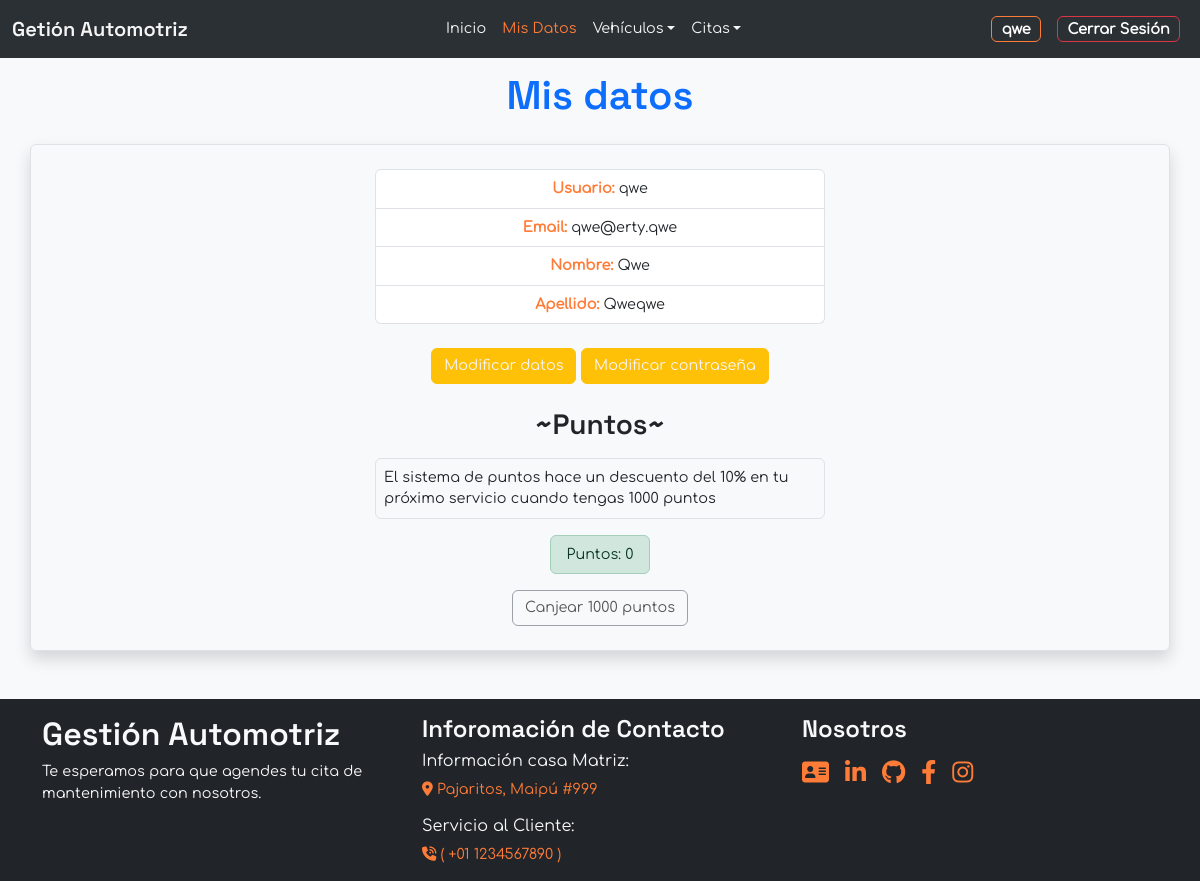
The app's page /user_data/ (signed in), older data.
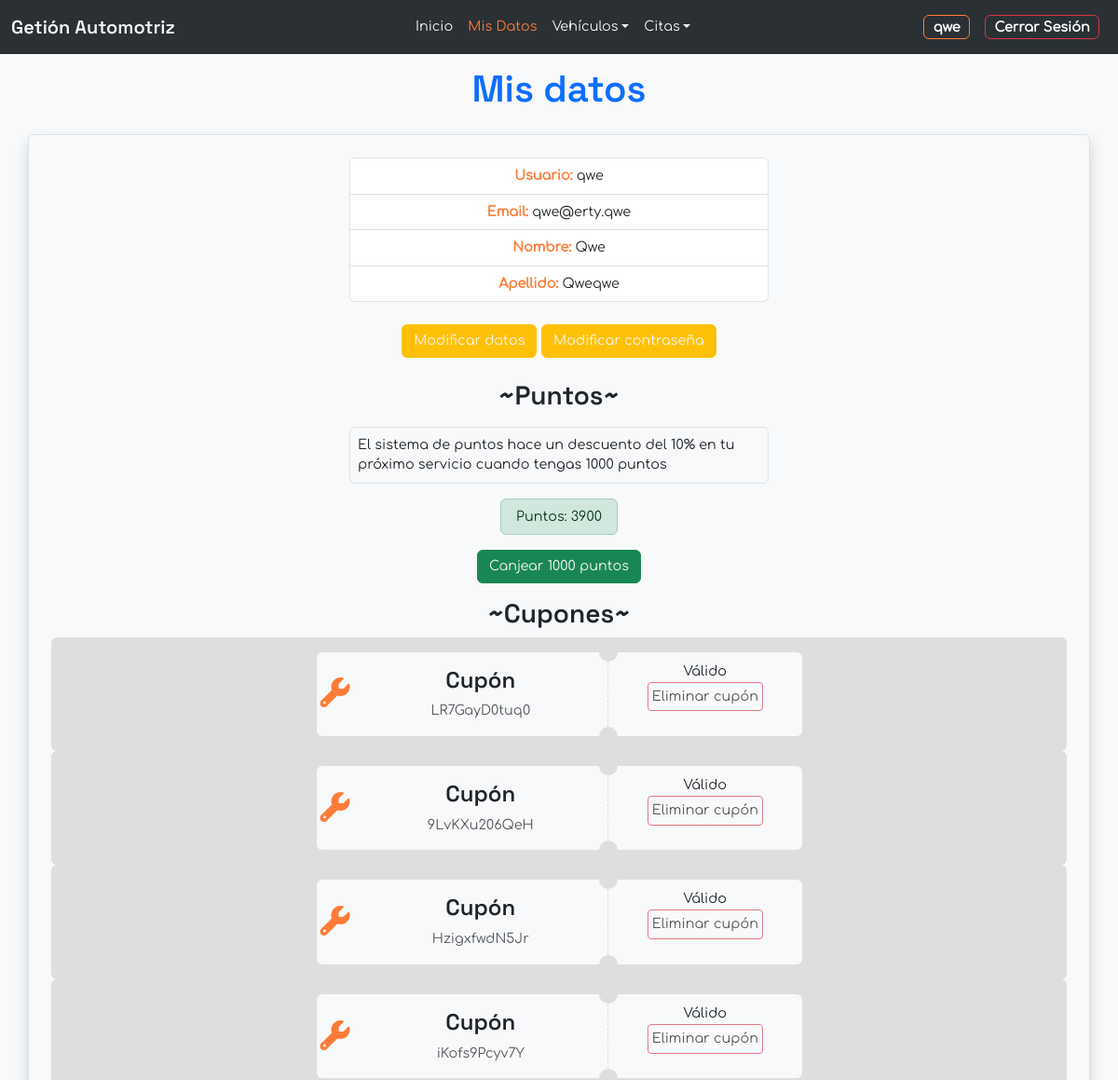
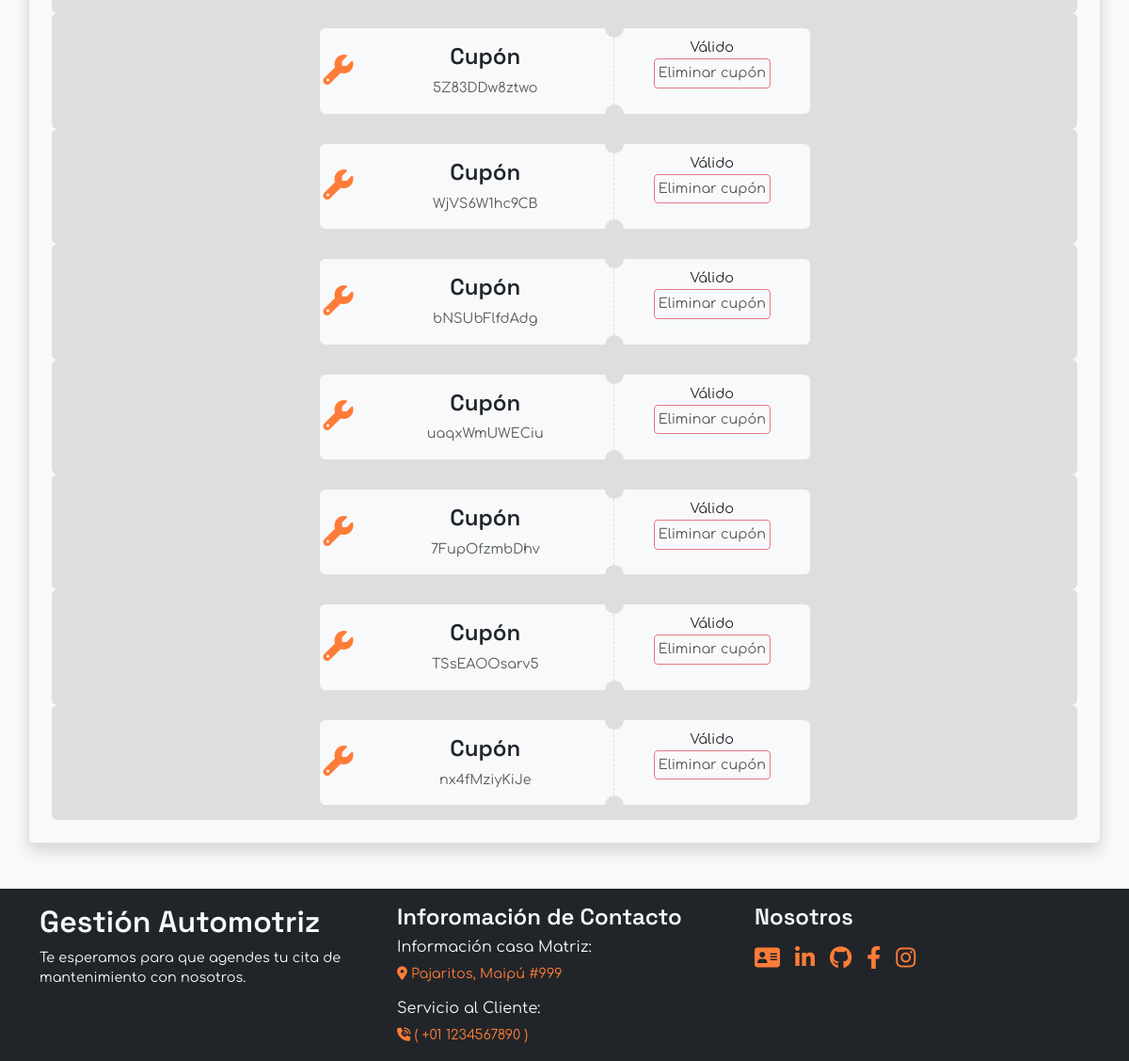
The same page, newer data (2 pictures, top to bottom).
### Management/models.py (models this page shows, shortened)
class Point(models.Model):
    customer = models.ForeignKey(User,
                                on_delete=models.CASCADE,
                                null=False,
                                blank=False,)
    points = models.PositiveIntegerField(default=0)

class Coupon(models.Model):
    customer = models.ForeignKey(User,
                                 on_delete=models.CASCADE,
                                 null=False,
                                 blank=False)
    coupon = models.CharField(max_length=50, unique=True)
    valid = models.BooleanField(default=True)
    def __str__(self):
        return f"{self.coupon}"

### Management/views.py (the view)
# urls.py: path('user_data/', views.list_user_data , name='user_data'),
@login_required
def list_user_data(request):
    user = User.objects.filter(username=request.user)
    points = None
    coupons = None
    user_points = User.objects.filter(username=request.user).first()
    if user_points:
        try:
            points = Point.objects.get(customer=request.user)
            coupons = Coupon.objects.filter(customer=request.user)
        except ObjectDoesNotExist:
            pass
    error =  'No tiene datos'
    user_type_value = user_type(request.user)
    base_template = template_base(user_type_value)
    return render(request, 'user_data.html',{
        'list_data':user,
        'points':points,
        'POINTS':POINTS,
        'coupons':coupons,
        'error':error,
        'base_template':base_template,
        'user_type_value':user_type_value
    })

### Management/templatetags/filters.py (called while the page is built)
@register.filter(name='coupon_valid')
def coupon_valid(value):
    return "Válido" if value else "Ocupado"

### Management/views.py (called while the page is built)
def user_type(user):
    is_customer = user.groups.filter(name='Customer').exists()
    is_recepcionist = user.groups.filter(name='Recepcionist').exists()
    if is_customer:
        return "Customer"
    elif is_recepcionist:
        return "Recepcionist"
    else:
        return "AnonymousUser"

def template_base(user_type):
    if user_type == "Customer":
        base_template = 'base_customer.html'
    elif user_type == "Recepcionist":
        base_template = 'base_recepcionist.html'
    else:
        base_template = "base.html"
    return base_template

### Management/templates/base/user_data.html (shortened to what this page needs)
{% extends base_template %}
{% load filters %}
{% load static %}
{% block header %}
    <h1>Mis datos</h1>
{% endblock header %}
{% block content %}
    {% if list_data %}
        <ul class="user-data list-group text-center mb-3">
        {% for data in list_data %}
            <li class="list-group-item"><span class="">Usuario:</span> {{ data.username }}</li>
            <li class="list-group-item"><span class="">Email:</span> {{ data.email }}</li>
            <li class="list-group-item"><span class="">Nombre:</span> {{ data.first_name }}</li>
            <li class="list-group-item"><span class="">Apellido:</span> {{ data.last_name }}</li>
        </ul>
        <div class="mx-auto text-center">
            <a class="btn btn-warning my-2" href="{% url 'detail_user_data' data.id %}">
                Modificar datos
            </a>
            <a class="btn btn-warning my-2" href="{% url 'update_password' data.id %}">
                Modificar contraseña
            </a>
        </div>
        {% endfor %}
    {% else %}
        {{ error }}
    {% endif %}
{% if user_type_value == "Customer" %}
<h3 class="mt-3 text-center">~Puntos~</h3>
<p class="user-data border rounded p-2 my-3">El sistema de puntos hace un descuento del 10% en tu próximo servicio cuando tengas {{ POINTS }} puntos</p>
<ul class="list-group text-center">
    <li class="user-data list-group-item list-group-item-success mb-2">Puntos: {{ points.points }}</li>
</ul>
    {% if points.points >= POINTS %}
    <form action="{% url 'create_coupon_points' %}" method="POST" class="confirm-form">
        <div class="mx-auto text-center mt-2">
            <button class="btn btn-success confirm-button" data-action="points" >
                Canjear {{ POINTS }} puntos
            </button>
        </div>
    </form>
    {% else %}
    <div class="mx-auto text-center mt-2">
        <button class="btn btn-outline-secondary" disabled>
            Canjear {{ POINTS }} puntos
        </button>
    </div>
    {% endif %}
    {% if coupons %}
    <h3 class="mt-3 text-center">~Cupones~</h3>
    {% for coupon in coupons %}
        <div class="container-coupon container rounded mx-auto text-center">
            <div class="row">
                <div class="col-sm-6 mx-auto my-3">
                    <div class="coupon bg-light rounded d-flex justify-content-between">
                        <div class="p-1 d-flex justify-content-center align-items-center">
                            <div class="icon-container ">
                                    <i class="fa-solid fa-wrench fa-2x"></i>
                            </div>
                        </div>
                        <div class="py-3 w-50 d-block text-center">
                                <h4 class="text-bold">Cupón</h4>
                                <p class="text-muted mb-0">{{ coupon }}</p>
                        </div>
                        <div class="coupon-line">
                            <div class="info m-2 d-flex align-items-center">
                                <div class="coupon-condition w-100">
                                    <div class="">
                                        <span>{{ coupon.valid|coupon_valid }}</span>
                                    </div>
                                    {% if coupon.valid == True %}
                                        <button  class="btn btn-sm btn-outline-danger p-1" disabled>
                                            Eliminar cupón
                                        </button>
                                    {% endif %}
                                </div>
                            </div>
                        </div>
                    </div>
                </div>
            </div>
        </div>
    {% endfor %}
    {% endif %}
{% endif %}
{% endblock content %}

### Management/templates/base/base_customer.html (shortened to what this page needs)
{% extends "base.html" %}
{% load static  %}
{% block nav %}
{% with current_url=request.path %}
    <nav class="navbar navbar-dark bg-dark navbar-expand-lg bg-body-tertiary fixed-top" data-bs-theme="dark">
        <div class="container-fluid">
            <a class="navbar-brand" href="#">Getión Automotriz</a>
            <div class="collapse navbar-collapse" id="navbarSupportedContent">
                <ul class="navbar-nav me-auto mb-2 mb-lg-0 mx-auto">
                    <li class="nav-item">
                        <a class="nav-link {% if request.path == '/' %}active{% endif %}" aria-current="page"
                        href="{% url 'index' %}">Inicio</a>
                    </li>
                    {% if user.is_authenticated %}
                    <li class="nav-item">
                        <a class="nav-link {% if '/user_data/' in current_url %}active{% endif %}"
                        href="{% url 'user_data' %}">Mis Datos</a>
                    </li>
                    <li class="nav-item dropdown ">
                        <a class="nav-link dropdown-toggle {% if '/register_vehicle/' in current_url or '/vehicle/' in current_url %}active{% endif %}"
                        href="#" role="button" data-bs-toggle="dropdown" aria-expanded="false">Vehículos</a>
                    </li>
                    <li class="nav-item dropdown">
                        <a class="nav-link dropdown-toggle {% if '/register_date/' in current_url or '/appointment/' in current_url %}active{% endif %}"
                        href="#" role="button" data-bs-toggle="dropdown" aria-expanded="false">Citas</a>
                    </li>
                </ul>
                <ul class="navbar-nav mb-2 mb-lg-0 mr-auto">
                    <li class="nav-item">
                        <a class="nav-link {% if '/user_data/' in current_url %}active{% endif %}"
                        href="{% url 'user_data' %}">
                            <span class="badge btn btn-outline-primary">{{ user }}</span>
                        </a>
                    </li>
                    <li class="nav-item">
                        <a class="nav-link {% if '/signout/' in current_url %}active{% endif %}"
                        href="{% url 'signout' %}">
                            <span class="badge btn btn-outline-danger">Cerrar Sesión</span>
                        </a>
                    </li>
                    {% endif %}
                </ul>
            </div>
        </div>
    </nav>
{% endwith %}
{% endblock nav %}
{% block title %}
<section class="title text-primary container text-center mt-5 my-3 flex-shrink-0">
    {% block header %}
    {% endblock header %}
</section>
{% endblock title %}
{% block main %}
<section class="container border rounded shadow p-4 mb-5">
    {% block content %}
    {% endblock content %}
</section>
{% endblock main %}

### Management/templates/base/base.html (shortened to what this page needs)
<!DOCTYPE html>
{% load static  %}
<html lang="en">
<head>
     <link rel="stylesheet" type="text/css" href="{% static 'css/main.css' %}">
     {% load bootstrap5 %}
     {% bootstrap_css %}
     <link rel="stylesheet" href="https://cdnjs.cloudflare.com/ajax/libs/font-awesome/6.4.0/css/all.min.css"
 />
</head>
<body class="bg-light d-flex flex-column min-vh-100">
    {% block nav %}{% endblock nav %}
    <br>
    {% block title %}
    {% endblock title %}
    {% block main %}
    {% endblock main %}
    {% block footer %}
    <footer class="container-fluid bg-dark text-light mt-auto">
        <div class="container pt-3">
            <div class="row">
                <div class="col-md-4">
                    <div class="info-logo">
                        <h2>Gestión Automotriz</h2>
                        <p>Te esperamos para que agendes tu cita de mantenimiento con nosotros.</p>
                    </div>
                </div>
                <div class="col-md-4">
                    <div class="info-contact">
                        <h4>Inforomación de Contacto</h4>
                        <div class="location">
                            <h6>Información casa Matriz:</h6>
                            <p class="text-primary">
                                <i class="fa-solid fa-location-dot"></i>
                                <span>Pajaritos, Maipú #999</span>
                            </p>
                        </div>
                        <div class="call">
                            <h6>Servicio al Cliente:</h6>
                            <p class="text-primary">
                                <i class="fa-solid fa-phone-volume"></i>
                                <span>( +01 1234567890 )</span>
                            </p>
                        </div>
                    </div>
                </div>
                <div class="col-md-4">
                    <div class="about">
                        <h4>Nosotros</h4>
                        <ul class="list-unstyled d-flex mt-3 pe-5">
                            <li class="pe-3">
                                <a href="https://sebalopezx.github.io/Portafolio/" target="_blank" title="Portafolio" alt="Portafolio">
                                    <i class="fa-solid fa-address-card fs-4"></i>
                                </a>
                            </li>
                            <li class="pe-3">
                                <a href="https://www.linkedin.com/in/sebastian-lopez-nunez" target="_blank" title="Linkedin" alt="Linkedin">
                                    <i class="fa-brands fa-linkedin-in fs-4"></i>
                                </a>
                            </li>
                            <li class="pe-3">
                                <a href="https://github.com/sebalopezx" target="_blank" title="Github" alt="Github">
                                    <i class="fa-brands fa-github fs-4"></i>
                                </a>
                            </li>
                            <li class="pe-3">
                                <a href="https://www.facebook.com/sebalopezxd/" target="_blank" title="Facebook" alt="Facebook">
                                    <i class="fa-brands fa-facebook-f fs-4"></i>
                                </a>
                            </li>
                            <li class="pe-3">
                                <a href="https://www.instagram.com/sebalopzxd/" target="_blank" title="Instagram" alt="Instagram">
                                    <i class="fa-brands fa-instagram fs-4"></i>
                                </a>
                            </li>
                        </ul>
                    </div>
                </div>
            </div>
        </div>
    </footer>
    {% endblock footer %}
</body>
</html>

### static/css/main.css (style rules this page uses)
body { overflow-y: scroll; font-family: fuenteSecondary !important; }
p, span, .btn, .btn:disabled, li { font-size: 0.9rem !important; }
h1 { color: #ff7c38; font-family: fuentePrincipal !important; }
h2, h3, h4, .navbar-brand { font-family: fuentePrincipal !important; }
.btn, a, i, form button { transition: 0.3s !important; }
button, a { color: whitesmoke !important; }
.btn-outline-primary { border: #ff7c38; border-color: #ff7c38 !important; }
button:disabled, .btn-outline-primary:disabled { color: black !important; }
.text-primary { color: #ff7c38 !important; }
.border { border: 1px solid #ff7c38 !important; }
.user-data li span { color: #ff7c38; font-weight: bold; }
.info-contact span, i { color: #ff7c38; }
.user-data { max-width: 450px; margin: 0 auto; }
.navbar .navbar-nav .nav-link.active { color: #ff7c38 !important; }
.container-coupon { background-color: #dedede; }
.coupon .coupon-line { border-left: 1px dashed #ddd; width: 40% !important; position: relative; }
.coupon .coupon-line .info::after, .coupon .coupon-line .info::before { content: ""; position: absolute; width: 20px; height: 20px; background: #dedede; border-radius: 100%; }
.coupon .coupon-line .info::before { top: -10px; left: -10px; }
.coupon .coupon-line .info::after { bottom: -10px; left: -10px; }
form { max-width: 1200px; margin: 0 auto; }

Row changes from the older to the newer data that the page shows:
changed Point: points "0" → "3900"
added Coupon: coupon "LR7GayD0tuq0", valid|coupon_valid "Válido", shows "Eliminar cupón"
added Coupon: coupon "9LvKXu206QeH", valid|coupon_valid "Válido", shows "Eliminar cupón"
added Coupon: coupon "HzigxfwdN5Jr", valid|coupon_valid "Válido", shows "Eliminar cupón"
added Coupon: coupon "iKofs9Pcyv7Y", valid|coupon_valid "Válido", shows "Eliminar cupón"
added Coupon: coupon "5Z83DDw8ztwo", valid|coupon_valid "Válido", shows "Eliminar cupón"
added Coupon: coupon "WjVS6W1hc9CB", valid|coupon_valid "Válido", shows "Eliminar cupón"
added Coupon: coupon "bNSUbFlfdAdg", valid|coupon_valid "Válido", shows "Eliminar cupón"
added Coupon: coupon "uaqxWmUWECiu", valid|coupon_valid "Válido", shows "Eliminar cupón"
added Coupon: coupon "7FupOfzmbDhv", valid|coupon_valid "Válido", shows "Eliminar cupón"
added Coupon: coupon "TSsEAOOsarv5", valid|coupon_valid "Válido", shows "Eliminar cupón"
added Coupon: coupon "nx4fMziyKiJe", valid|coupon_valid "Válido", shows "Eliminar cupón"
Text that changed along with them:
{{ POINTS }}: (not shown) → "1000"
{{ POINTS }}: "1000" → (not shown)
text now shown: "~Cupones~"
